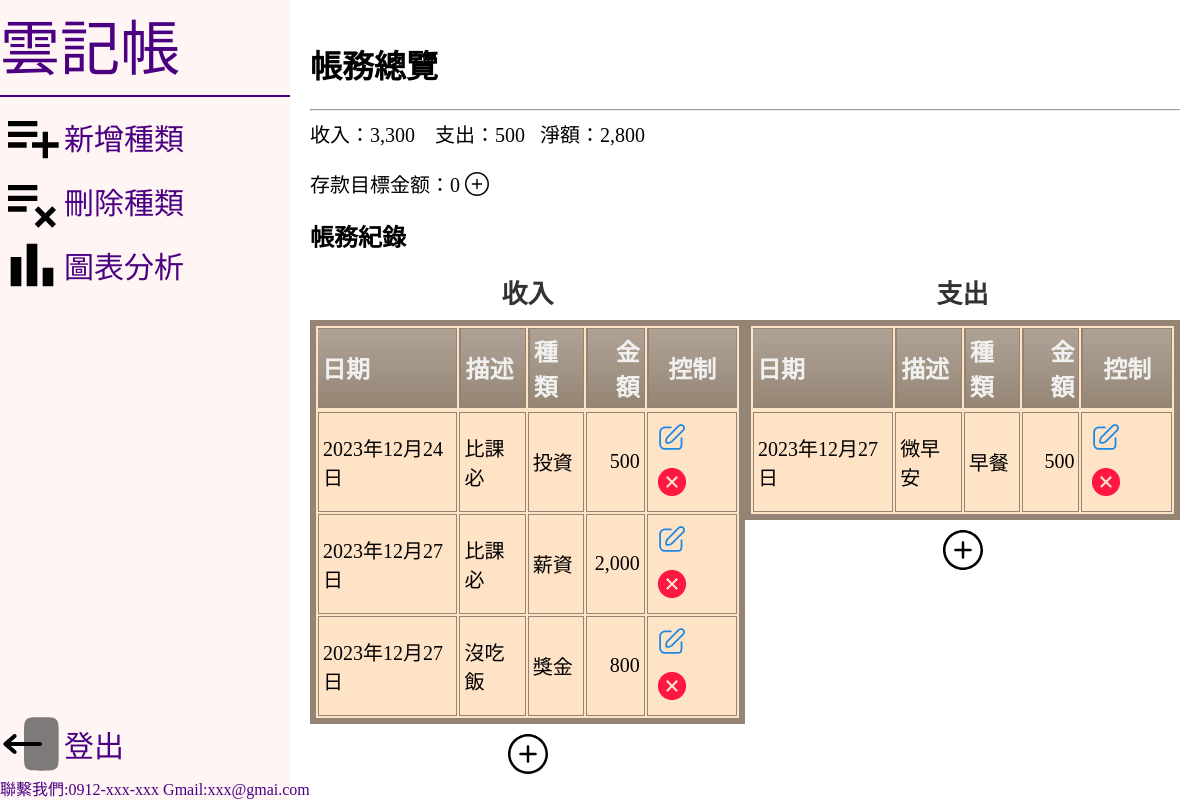
The app's page /index/ (signed in), older data.
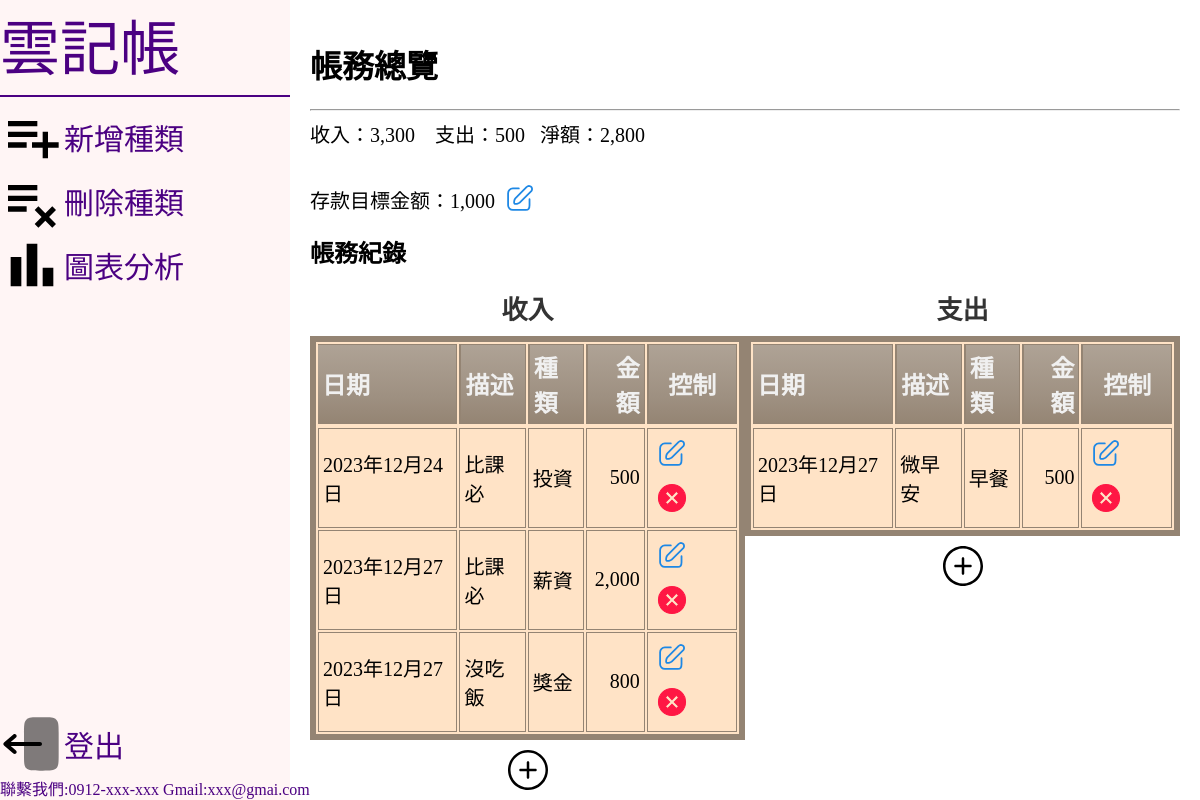
The same page, newer data.
### projectapp/models.py (models this page shows, shortened)
class DepositGoal(models.Model):
    user = models.ForeignKey(User, on_delete=models.CASCADE)
    goal_amount = models.IntegerField(default=0)

### projectapp/views.py (the view)
# urls.py: path('index/',views.recordall_and_cashflow,name='index'),
@login_required
def recordall_and_cashflow(request):
    deposit_goal = DepositGoal.objects.filter(user=request.user).first()
    corrent_user=request.user
    recordAllE=Record_E1.objects.filter(user=corrent_user).order_by('date')
    recordAllR=Record_R1.objects.filter(user=corrent_user).order_by('date')
    income_list=[record.cash for record in recordAllR]
    outcome_list=[record.cash for record in recordAllE]
    income=sum(income_list) if len(income_list)!=0 else 0
    outcome=sum(outcome_list) if len(outcome_list)!=0 else 0
    net = income -outcome
    return render(request,'index.html',locals())

### templates/index.html (shortened to what the changed rows need)
<!DOCTYPE html>
<html lang="en">
<head>
  <link rel="stylesheet" href="/static/css/index.css">
</head>
<body>
  <div class="container">
    <div class="right-text">
      <h1>帳務總覽</h1>
      <div class="incomeEP">
        收入：<span class="thousand-separator">{{ income }}</span> &nbsp;&nbsp;
        支出：<span class="thousand-separator">{{ outcome }} </span>&nbsp;&nbsp;
        淨額：<span class="thousand-separator">{{ net }}</span>
        {% if deposit_goal %}
        <p>存款目標金额：<span class="thousand-separator">{{ deposit_goal.goal_amount }}</span>
        <a href="{% url 'set_deposit_goal' %}"><img src="/static/img/edit.svg" alt="" style="transform: translateY(10px);"></a>
        {% else %}
        <p>存款目標金额：<span class="thousand-separator">0</span>
        <a href="{% url 'set_deposit_goal' %}"><img src="/static/img/plus-circle-svgrepo-com copy.svg" alt="" style="transform: translateY(4px);"></a>
        {% endif %}
      </div>
      <h2>帳務紀錄</h2>
      <div class="table-all">
        <div>
          <table class="cinereousTable">
            <caption>收入</caption>
            <thead>
              <tr>
                <th>日期</th>
                <th>描述</th>
                <th>種類</th>
                <th style="text-align: right;">金額</th>
                <th style="text-align: center;">控制</th>
              </tr>
            </thead>
          </table>
        </div>
        <div>
          <table class="cinereousTable">
            <caption>支出</caption>
            <thead>
              <th>日期</th>
              <th>描述</th>
              <th>種類</th>
              <th style="text-align: right;">金額</th>
              <th style="text-align: center;">控制</th>
              {% for record in recordAllE %}
            </thead>
            {% endfor %}
          </table>
        </div>
      </div>
    </div>
  </div>
</body>
</html>

Row changes from the older to the newer data that the page shows:
added DepositGoal: goal_amount "1,000"
Text that changed along with them:
text no longer shown: "0"
